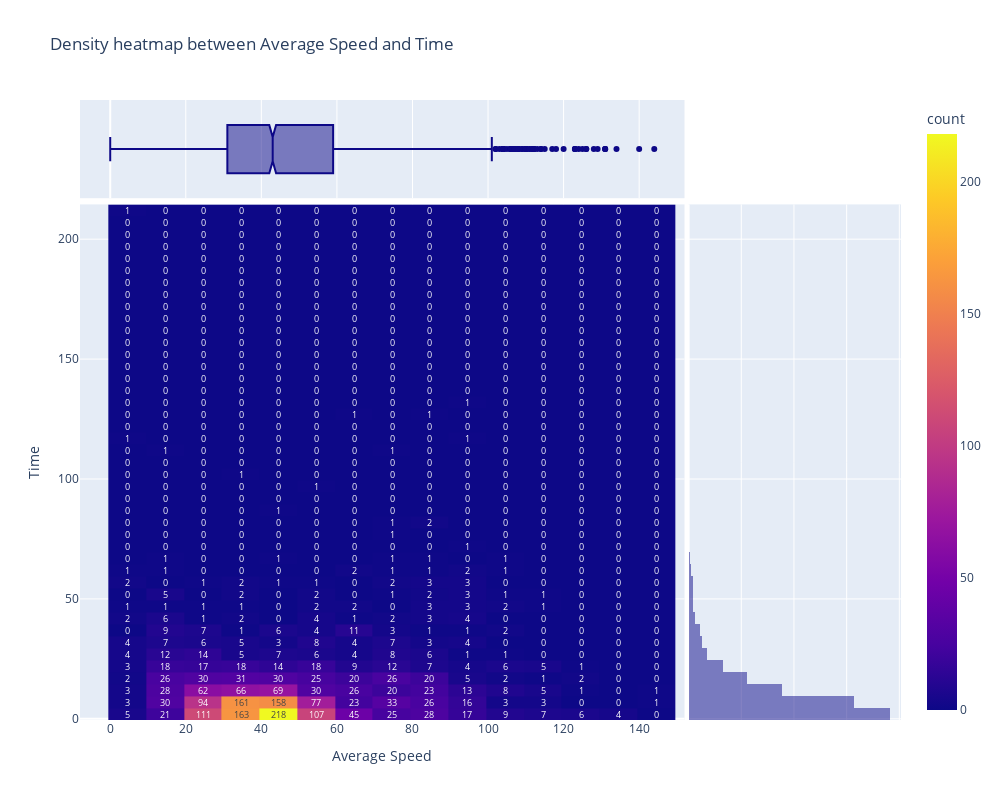

Write notebook code for a chart like this one.
### Code cell
# From here we can say that at travel time from 0-4 sec there is a very high realtionship between it and a speed from 40-49 which is from previous heatmap is a realiable time.
fig = px.density_heatmap(df, x = "averagevehiclespeed", y = "traveltime", marginal_x ='box' ,
                         marginal_y = "histogram", height = 800, width = 1000, text_auto = True,
                         labels={'averagevehiclespeed':'Average Speed','traveltime':'Time'},
                         title = "Density heatmap between Average Speed and Time")
fig.show()

### Figure 1 — Plotly figure (JSON) as saved in the notebook; plotly's stock layout.template omitted (floating-point values rounded to 4 significant figures; data arrays with more than 128 entries replaced by an {"elided": "..."} marker saying what was removed)
{"data": [{"coloraxis": "coloraxis", "hovertemplate": "Average Speed=%{x}<br>Time=%{y}<br>count=%{z}<extra></extra>", "name": "", "texttemplate": "%{z}", "type": "histogram2d", "x": {"elided": "2369 int values"}, "xaxis": "x", "xbingroup": "x", "y": {"elided": "2369 int values"}, "yaxis": "y", "ybingroup": "y"}, {"alignmentgroup": "True", "hovertemplate": "Average Speed=%{x}<extra></extra>", "legendgroup": "", "marker": {"color": "#0d0887"}, "name": "", "notched": true, "offsetgroup": "", "showlegend": false, "type": "box", "x": {"elided": "2369 int values"}, "xaxis": "x3", "yaxis": "y3"}, {"alignmentgroup": "True", "bingroup": "y", "hovertemplate": "Time=%{y}<br>count=%{x}<extra></extra>", "legendgroup": "", "marker": {"color": "#0d0887"}, "name": "", "offsetgroup": "", "opacity": 0.5, "showlegend": false, "type": "histogram", "xaxis": "x2", "y": {"elided": "2369 int values"}, "yaxis": "y2"}], "layout": {"barmode": "overlay", "coloraxis": {"colorbar": {"title": {"text": "count"}}, "colorscale": [[0, "#0d0887"], [0.1111, "#46039f"], [0.2222, "#7201a8"], [0.3333, "#9c179e"], [0.4444, "#bd3786"], [0.5556, "#d8576b"], [0.6667, "#ed7953"], [0.7778, "#fb9f3a"], [0.8889, "#fdca26"], [1, "#f0f921"]]}, "height": 800, "legend": {"tracegroupgap": 0}, "title": {"text": "Density heatmap between Average Speed and Time"}, "width": 1000, "xaxis": {"anchor": "y", "domain": [0, 0.7363], "title": {"text": "Average Speed"}}, "xaxis2": {"anchor": "y2", "domain": [0.7413, 1], "matches": "x2", "showgrid": true, "showline": false, "showticklabels": false, "ticks": ""}, "xaxis3": {"anchor": "y3", "domain": [0, 0.7363], "matches": "x", "showgrid": true, "showticklabels": false}, "xaxis4": {"anchor": "y4", "domain": [0.7413, 1], "matches": "x2", "showgrid": true, "showline": false, "showticklabels": false, "ticks": ""}, "yaxis": {"anchor": "x", "domain": [0, 0.8316], "title": {"text": "Time"}}, "yaxis2": {"anchor": "x2", "domain": [0, 0.8316], "matches": "y", "showgrid": true, "showticklabels": false}, "yaxis3": {"anchor": "x3", "domain": [0.8416, 1], "matches": "y3", "showgrid": false, "showline": false, "showticklabels": false, "ticks": ""}, "yaxis4": {"anchor": "x4", "domain": [0.8416, 1], "matches": "y3", "showgrid": true, "showline": false, "showticklabels": false, "ticks": ""}}}
